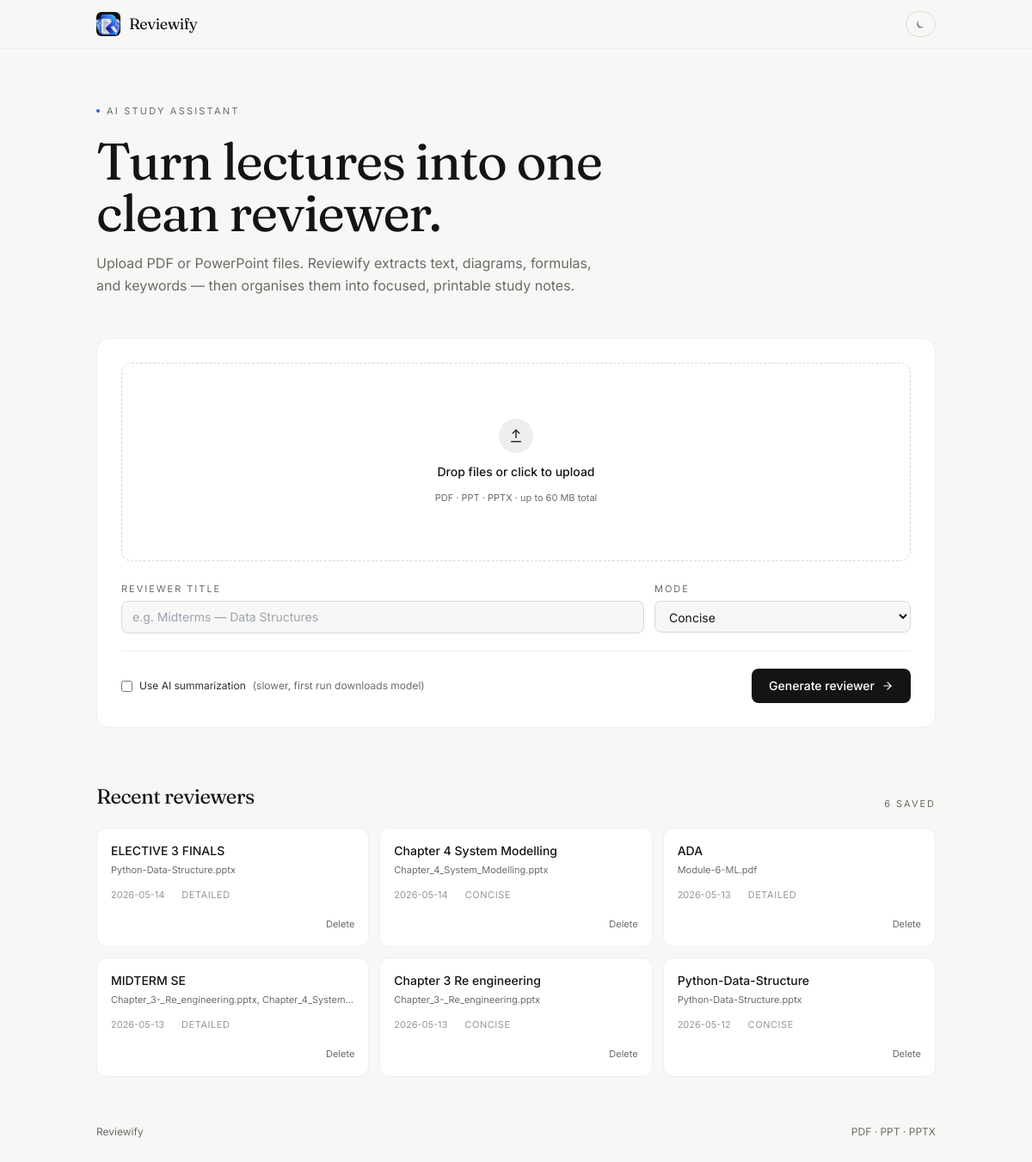
Before: / with the older database file.
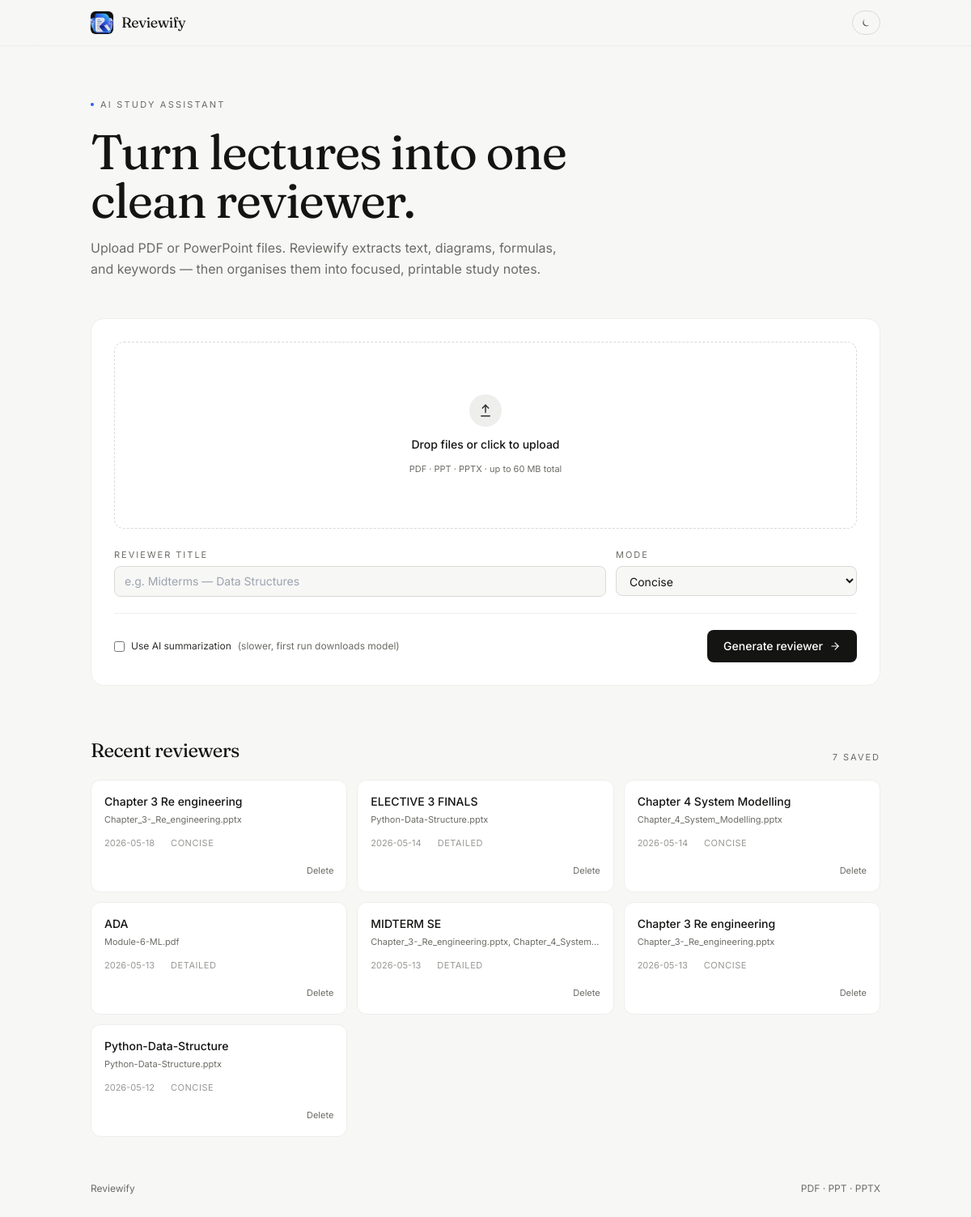
After: the same page with the newer database file.
### tables this page shows
CREATE TABLE reviewers (
                id TEXT PRIMARY KEY,
                title TEXT NOT NULL,
                source_filename TEXT NOT NULL,
                created_at TEXT NOT NULL,
                mode TEXT NOT NULL DEFAULT 'concise',
                content_json TEXT NOT NULL
            );

### app.py (the view)
@app.route("/")
def index():
    with db() as conn:
        rows = conn.execute(
            "SELECT id, title, source_filename, created_at, mode "
            "FROM reviewers ORDER BY created_at DESC LIMIT 24"
        ).fetchall()
    return render_template("index.html", recent=rows)

### app.py (called while the page is built)
def db():
    conn = sqlite3.connect(DB_PATH)
    conn.row_factory = sqlite3.Row
    return conn

### templates/index.html (shortened to what this page needs)
{% extends "base.html" %}
{% block content %}
<section class="max-w-2xl mb-12">
  <div class="inline-flex items-center gap-2 text-[11px] uppercase tracking-[0.2em] text-ink-500 mb-5">
    <span class="w-1 h-1 rounded-full bg-accent"></span>
    AI study assistant
  </div>
  <h1 class="font-display text-5xl md:text-6xl leading-[1.05] tracking-tight mb-4">
    Turn lectures into one<br/>clean reviewer.
  </h1>
  <p class="text-ink-500 dark:text-ink-200/70 text-base leading-relaxed max-w-xl">
    Upload PDF or PowerPoint files. Reviewify extracts text, diagrams, formulas, and keywords — then organises them into focused, printable study notes.
  </p>
</section>
<form id="uploadForm" action="{{ url_for('upload') }}" method="post" enctype="multipart/form-data"
      class="rounded-2xl border border-ink-100 dark:border-white/10 bg-white dark:bg-white/[0.02] p-5 md:p-7">
  <label id="dropzone" for="files"
         class="group flex flex-col items-center justify-center gap-3 border border-dashed border-ink-200 dark:border-white/10 rounded-xl py-16 cursor-pointer hover:border-accent hover:bg-accent/[0.03] transition">
    <div class="w-10 h-10 rounded-full bg-ink-100 dark:bg-white/5 grid place-items-center text-ink-700 dark:text-ink-50 group-hover:bg-accent group-hover:text-white transition">
      <svg width="18" height="18" viewBox="0 0 24 24" fill="none" stroke="currentColor" stroke-width="2" stroke-linecap="round" stroke-linejoin="round"><path d="M12 3v12"/><path d="m7 8 5-5 5 5"/><path d="M5 21h14"/></svg>
    </div>
    <div class="text-sm font-medium">Drop files or click to upload</div>
    <div class="text-[11px] text-ink-500">PDF · PPT · PPTX · up to 60 MB total</div>
  </label>
  <div class="mt-6 grid sm:grid-cols-3 gap-3">
    <div class="sm:col-span-2">
      <label class="block text-[11px] uppercase tracking-[0.18em] text-ink-500 mb-1.5">Reviewer title</label>
      <input name="title" placeholder="e.g. Midterms — Data Structures"
             class="w-full rounded-lg border border-ink-200 dark:border-white/10 bg-ink-50 dark:bg-white/[0.03] px-3 py-2 text-sm focus:outline-none focus:border-accent focus:bg-white dark:focus:bg-white/[0.05] transition" />
    </div>
    <div>
      <label class="block text-[11px] uppercase tracking-[0.18em] text-ink-500 mb-1.5">Mode</label>
      <select name="mode"
              class="w-full rounded-lg border border-ink-200 dark:border-white/10 bg-ink-50 dark:bg-white/[0.03] px-3 py-2 text-sm focus:outline-none focus:border-accent transition">
        <option value="concise">Concise</option>
      </select>
    </div>
  </div>
  <div class="mt-5 pt-5 border-t border-ink-100 dark:border-white/5 flex items-center justify-between flex-wrap gap-3">
    <label class="flex items-center gap-2 cursor-pointer text-xs text-ink-700 dark:text-ink-200/80">
      <input type="checkbox" name="use_ai" class="rounded border-ink-300 text-accent focus:ring-accent" />
      Use AI summarization <span class="text-ink-500">(slower, first run downloads model)</span>
    </label>
    <button id="submitBtn" type="submit"
            class="px-5 py-2.5 rounded-lg bg-ink-900 text-white dark:bg-white dark:text-ink-900 text-sm font-medium hover:opacity-90 transition disabled:opacity-50 inline-flex items-center gap-2">
      <span class="btn-label">Generate reviewer</span>
      <svg class="btn-label w-3.5 h-3.5" viewBox="0 0 24 24" fill="none" stroke="currentColor" stroke-width="2" stroke-linecap="round" stroke-linejoin="round"><path d="M5 12h14"/><path d="m12 5 7 7-7 7"/></svg>
    </button>
  </div>
</form>
{% if recent %}
  <section class="mt-16">
    <div class="flex items-end justify-between mb-5">
      <h2 class="font-display text-2xl tracking-tight">Recent reviewers</h2>
      <span class="text-[11px] uppercase tracking-[0.18em] text-ink-500">{{ recent|length }} saved</span>
    </div>
    <div class="grid sm:grid-cols-2 lg:grid-cols-3 gap-3">
      {% for r in recent %}
        <div class="group rounded-xl border border-ink-100 dark:border-white/10 bg-white dark:bg-white/[0.02] p-4 hover:border-ink-300 dark:hover:border-white/20 transition">
          <a href="{{ url_for('reviewer', rid=r['id']) }}" class="block">
            <div class="font-medium text-sm truncate">{{ r['title'] }}</div>
            <div class="text-[11px] text-ink-500 mt-1 truncate">{{ r['source_filename'] }}</div>
            <div class="text-[11px] text-ink-500/70 mt-3 flex items-center gap-2">
              <span>{{ r['created_at'][:10] }}</span>
              <span class="w-1 h-1 rounded-full bg-ink-300"></span>
              <span class="uppercase tracking-wider">{{ r['mode'] }}</span>
            </div>
          </a>
          <form method="post" action="{{ url_for('delete', rid=r['id']) }}" class="mt-3 text-right">
            <button class="text-[11px] text-ink-500 hover:text-red-500 transition" onclick="return confirm('Delete this reviewer?')">Delete</button>
          </form>
        </div>
      {% endfor %}
    </div>
  </section>
{% endif %}
{% endblock %}

### templates/base.html (shortened to what this page needs)
<!doctype html>
<html lang="en" class="h-full">
<head>
  <script src="https://cdn.tailwindcss.com"></script>
  <link rel="stylesheet" href="{{ url_for('static', filename='css/style.css') }}">
</head>
<body class="min-h-full bg-ink-50 text-ink-900 dark:bg-ink-900 dark:text-ink-50 font-sans antialiased selection:bg-accent/20">
  <header class="sticky top-0 z-20 border-b border-ink-100 dark:border-white/5 bg-ink-50/80 dark:bg-ink-900/80 backdrop-blur-xl">
    <div class="max-w-5xl mx-auto px-6 h-14 flex items-center justify-between">
      <a href="{{ url_for('index') }}" class="flex items-center gap-2.5 group">
        <img src="{{ url_for('static', filename='img/logo.png') }}" alt="" class="w-7 h-7 rounded-md object-cover ring-1 ring-black/5" />
        <span class="font-display text-lg tracking-tight">Reviewify</span>
      </a>
      <button id="themeToggle" class="text-xs px-3 py-1.5 rounded-full border border-ink-200 dark:border-white/10 text-ink-700 dark:text-ink-100 hover:bg-white dark:hover:bg-white/5 transition">
        <span class="dark:hidden">⏾</span><span class="hidden dark:inline">☀︎</span>
      </button>
    </div>
  </header>
  <main class="max-w-5xl mx-auto px-6 py-14">
    {% block content %}{% endblock %}
  </main>
  <footer class="max-w-5xl mx-auto px-6 pb-10 text-xs text-ink-500 flex justify-between print:hidden">
    <span>Reviewify</span>
    <span>PDF · PPT · PPTX</span>
  </footer>
</body>
</html>

### static/css/style.css (style rules this page uses)
html { -webkit-font-smoothing: antialiased; text-rendering: optimizeLegibility; }
body { font-feature-settings: "ss01", "cv11"; }

Changed rows visible on the page:
added reviewers: title "Chapter 3 Re engineering", source_filename "Chapter_3-_Re_engineering.pptx", created_at "2026-05-18", mode "CONCISE"
Other visible differences:
{{ recent|length }}: "6" → "7"
